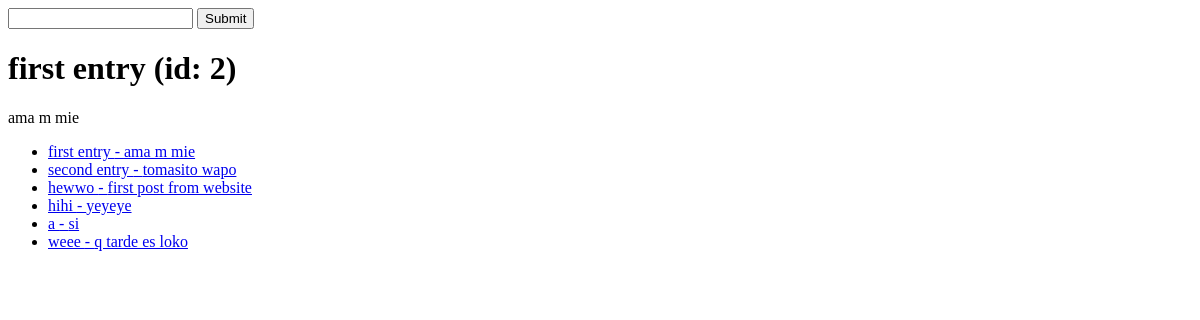
The app's page /, older data.
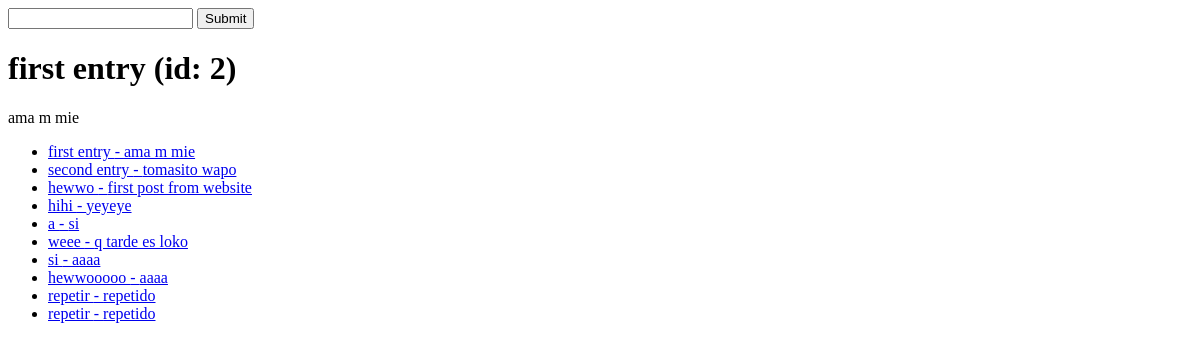
The same page, newer data.
### articles/models.py (models this page shows, shortened)
class Article(models.Model):
    title = models.CharField(max_length=120)
    slug = models.SlugField(blank=True, null=True)
    content = models.TextField()
    updated = models.DateTimeField(auto_now=True)
    timestamp = models.DateTimeField(auto_now_add=True)
    publish = models.DateField(auto_now=False, auto_now_add=False, null=True, blank=True)

### recipe_manager/views.py (the view)
# urls.py: path('', home_view), #index
def home_view(request):
    num = random.randint(1,3)
    article = Article.objects.get(id=num)
    articles = Article.objects.all()
    context = {
        'articles': articles,
        'title': article.title,
        'content': article.content,
        'id': article.id
    }
    htmlpage = render_to_string('home_view.html', context=context)
    return HttpResponse(htmlpage)

### templates/home_view.html
{% extends 'base.html' %}
{% block content %}
<h1>{{ title }} (id: {{ id }})</h1>
<p>{{ content }}</p>
<ul>
    {% for article in articles %}
        {% if article.title %}
            <li><a href="/articles/{{ article.id }}">{{ article.title }} - {{ article.content }}</a></li>
        {% endif %}
    {% endfor %}
</ul>
{% endblock content %}

### templates/base.html
<!DOCTYPE html>
<html>
    <head>
    </head>
    <body>
        <form action="/articles/", method="GET">
            <input type="text" name="q"/>
            <input type="submit"/>
        </form>
        {% block content %}
        {% endblock content %}
    </body>
</html>

Row changes from the older to the newer data that the page shows:
added Article: title "si", content "aaaa"
added Article: title "hewwooooo", content "aaaa"
added Article: title "repetir", content "repetido"
added Article: title "repetir", content "repetido"
